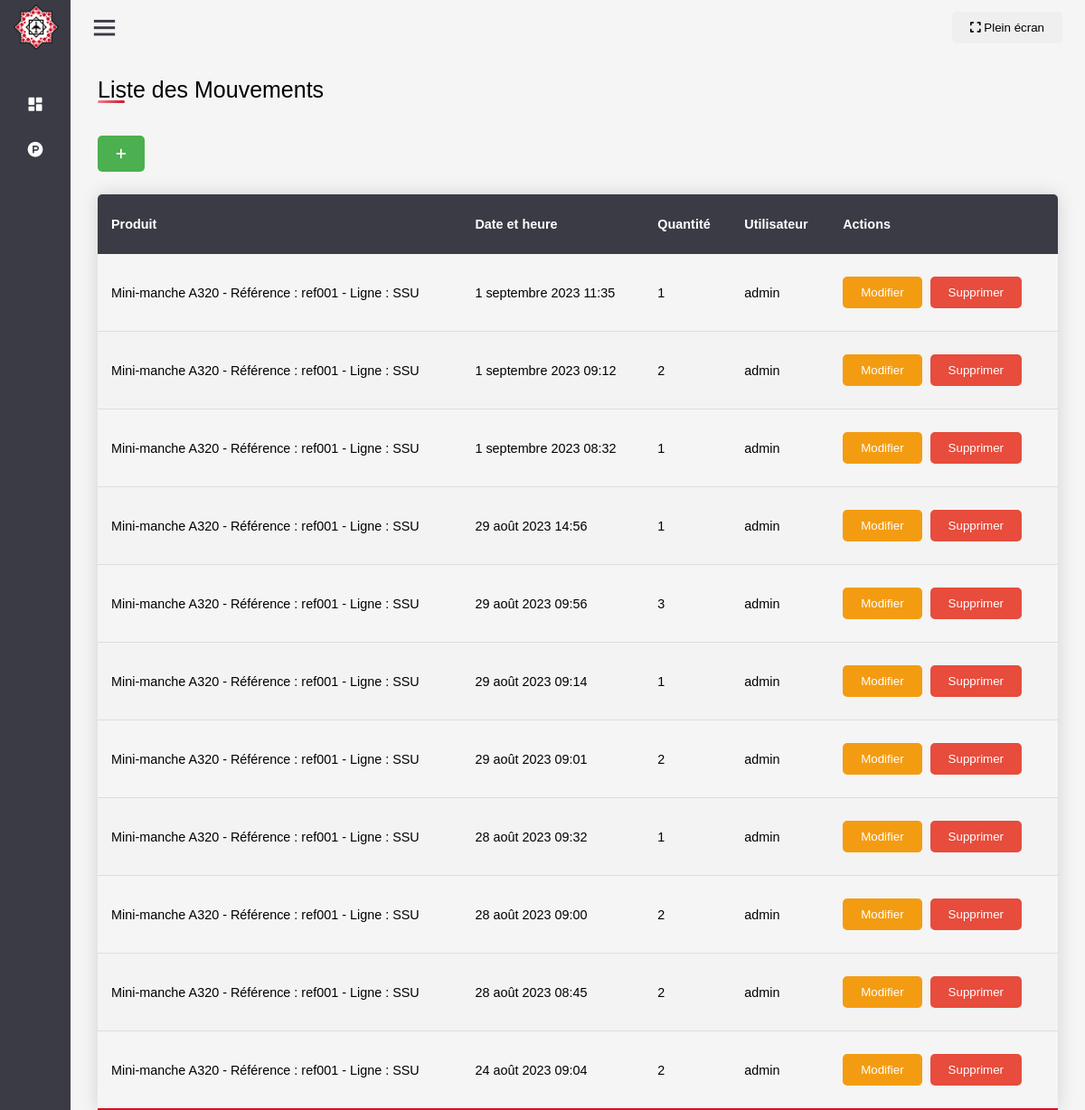
/produits/mouvements/, run on an earlier commit of the app's database.
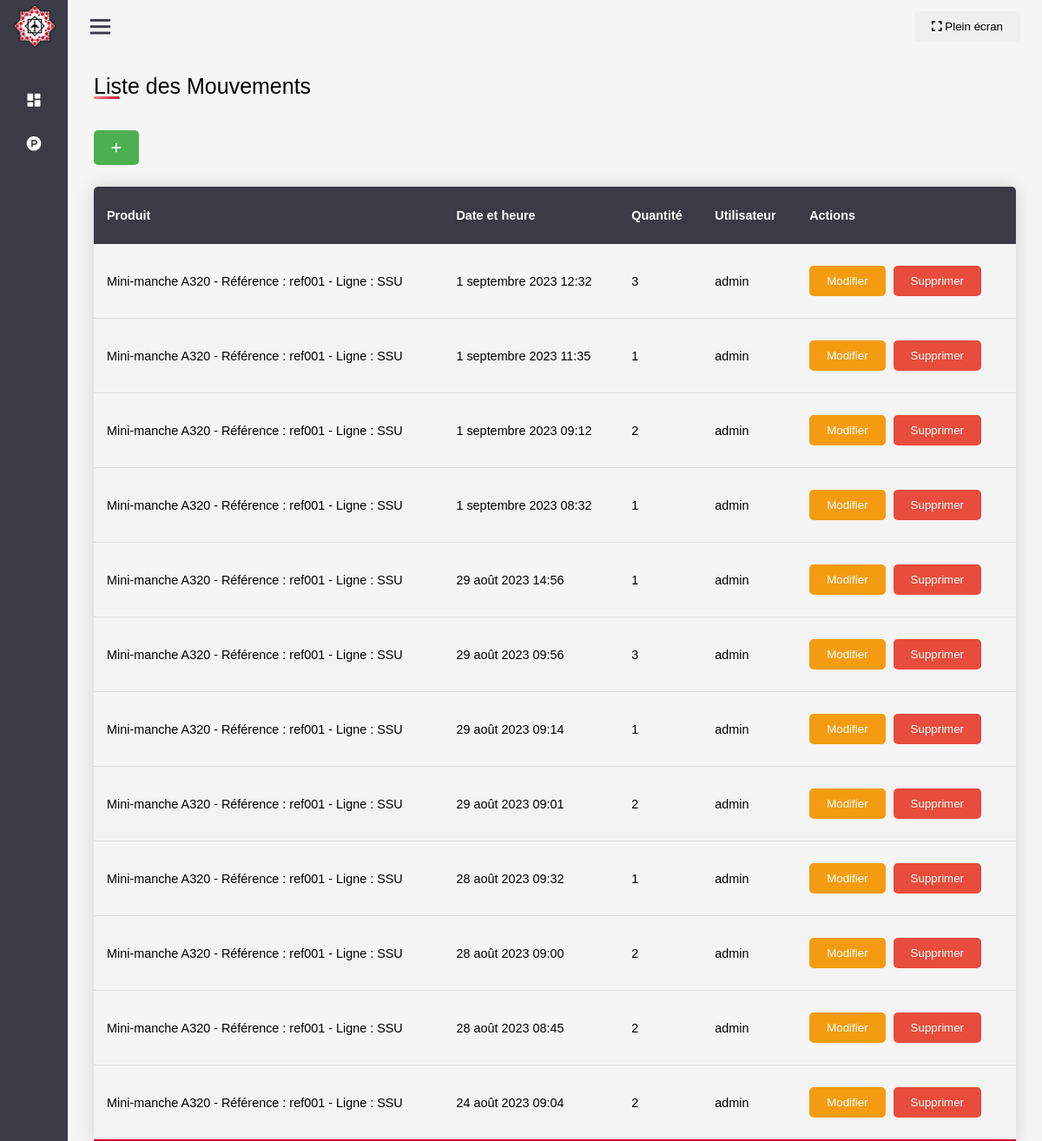
And on a later commit of the database.
### product/models.py (models this page shows, shortened)
class MouvementTempsReel(models.Model):
    produit = models.ForeignKey(Produit, on_delete=models.CASCADE)
    date_heure = models.DateTimeField(auto_now_add=True)
    quantite = models.IntegerField()
    utilisateur = models.ForeignKey(User, on_delete=models.CASCADE)

class Produit(models.Model):
    reference = models.CharField(max_length=100)  # La référence du produit
    nom = models.CharField(max_length=200)  # Le nom du produit
    photo = models.ImageField(upload_to=upload_to, null=True, blank=True)  # La photo du produit (optionnelle)
    ligne_production = models.ForeignKey(LigneProd, on_delete=models.CASCADE, related_name='produits')  # La ligne de production à laquelle le produit est associé
    def __str__(self):
        return f"{self.nom} - Référence : {self.reference} - Ligne : {self.ligne_production.nom}"

class LigneProd(models.Model):
    nom = models.CharField(max_length=100)
    etat = models.CharField(max_length=2, choices=[('OK', 'OK'), ('KO', 'KO')])  # L'état de la ligne de production (OK ou KO)
    commentaire = models.CharField(max_length=300, null=True,)  # Un commentaire sur l'état de la ligne de production

### product/views.py (the view)
# urls.py: path('mouvements/', views.liste_mouvements, name='liste_mouvements'),
def liste_mouvements(request):
    mouvements = MouvementTempsReel.objects.all().order_by('-date_heure')
    context = {
        'mouvements': mouvements
    }
    return render(request, 'liste_mouvements.html', context)    # Récupérer tous les mouvements de la base de données

### product/templates/liste_mouvements.html
{% extends 'base_template.html' %}
{% load static %}
{% block content %}
<div class="container">
    <div class="title">Liste des Mouvements</div> </br></br>
    <a href="{% url 'ajouter_mouvement' %}"><button class="ajouter" style="background-color: #4CAF50; height: 40px;" ><i class="fas fa-plus"></i></button></a>
    <table id="tbl" class="content-table">
        <thead>
            <tr>
                <th>Produit</th>
                <th>Date et heure</th>
                <th>Quantité</th>
                <th>Utilisateur</th>
                <th>Actions</th>
            </tr>
        </thead>
        <tbody>
            {% for mouvement in mouvements %}
            <tr>
                <td>{{ mouvement.produit }}</td>
                <td>{{ mouvement.date_heure }}</td>
                <td>{{ mouvement.quantite }}</td>
                <td>{{ mouvement.utilisateur.username }}</td>
                <td>
                    <a href="{% url 'modifier_mouvement' mouvement_id=mouvement.pk %}"><button class="modifier">Modifier</button></a>
                    <a href="{% url 'supprimer_mouvement' mouvement_id=mouvement.pk %}"><button class="supprimer" >Supprimer</button></a>
                </td>
            </tr>
            {% endfor %}
        </tbody>
    </table>
</div>
{% endblock %}

### product/templates/base_template.html (shortened to what this page needs)
<!DOCTYPE html>
<html lang="en" dir="ltr">
{% load static %}
<head>
    <link rel="stylesheet" href="{% static 'css/style.css' %}">
    <link href='https://unpkg.com/boxicons@2.0.7/css/boxicons.min.css' rel='stylesheet'>
    <link rel="stylesheet"
        href="https://gc.kis.v2.scr.kaspersky-labs.com/E3E8934C-235A-4B0E-825A-35A08381A191/abn/main.css?attr=aHR0cHM6Ly9jZHBuLmlvL3BpeXVzaHBkL2Z1bGxwYWdlL3JOQkpaV0I" />
    <link rel="stylesheet" href="https://cdnjs.cloudflare.com/ajax/libs/font-awesome/6.0.0-beta3/css/all.min.css">
</head>
<body>
    <div class="sidebar close">
        <div class="logo-details">
            <img src="{% static 'images/produits/rfm.png' %}" alt="Logo Collins Aerospace" class="logo_img"
                style="width: 50px; height: auto; margin: 15px;">
        </div>
        <ul class="nav-links">
            <li>
                <a href="#">
                    <i class='bx bxs-dashboard'></i>
                </a>
            </li>
            <li>
                <div class="iocn-link">
                    <a href="#">
                        <i class='bx bxl-product-hunt'></i>
                    </a>
                </div>
            </li>
        </ul>
    </div>
    <section class="home-section">
        <div class="home-content">
            <i class='bx bx-menu'></i>
            <button id="bouton-plein-ecran"><i class="fas fa-expand"></i> Plein écran</button>
        </div>
        {% block content %}{% endblock %}
    </section>
</body>
</html>

### static/css/style.css (style rules this page uses)
html { background-color: whitesmoke; }
* { margin: 0; padding: 0; box-sizing: border-box; font-family: 'Arial', sans-serif; }
.sidebar { position: fixed; top: 0; left: 0; height: 100%; width: 260px; background: #3a3b45; z-index: 100; transition: all 0.5s ease; }
.sidebar.close { width: 78px; }
.sidebar .logo-details { height: 60px; width: 100%; display: flex; align-items: center; }
.sidebar .nav-links { height: 100%; padding: 30px 0 150px 0; overflow: auto; }
.sidebar.close .nav-links { overflow: visible; }
.sidebar .nav-links li { position: relative; list-style: none; transition: all 0.4s ease; }
.sidebar .nav-links li .iocn-link { display: flex; align-items: center; justify-content: space-between; }
.sidebar.close .nav-links li .iocn-link { display: block }
.sidebar .nav-links li i { height: 50px; min-width: 78px; text-align: center; line-height: 50px; color: #fff; font-size: 20px; cursor: pointer; transition: all 0.3s ease; }
.sidebar .nav-links li a { color:white; display: flex; align-items: center; text-decoration: none; }
.home-section { position: relative; background: whitesmoke; height: 100vh; left: 260px; width: calc(100% - 260px); transition: all 0.5s ease; }
.sidebar.close ~ .home-section { left: 78px; width: calc(100% - 78px); }
.home-section .home-content { height: 60px; display: flex; align-items: center; justify-content: space-between; padding: 0 20px; }
.home-section .home-content .bx-menu, .home-section .home-content .text { color: #3a3b45; font-size: 35px; }
.home-section .home-content .bx-menu { cursor: pointer; }
.content-table { border-collapse: collapse; margin: 25px 0; font-size: 0.9em; min-width: 100%; border-radius: 5px 5px 0 0; overflow: hidden; box-shadow: 0 0 20px rgba(0, 0, 0, 0.15); }
.content-table thead tr { background-color: #3a3b45; color: #ffffff; text-align: left; font-weight: bold; }
.content-table th, .content-table td { padding: 25px 15px; }
.content-table tbody tr { border-bottom: 1px solid #dddddd; }
.content-table tbody tr:nth-of-type(even) { background-color: #f3f3f3; }
.content-table tbody tr:last-of-type { border-bottom: 2px solid #CE1126; }
button { padding: 10px 20px; color: #fff; border: none; border-radius: 5px; cursor: pointer; margin-right: 5px; }
a { text-decoration: none; display: inline-block; }
.modifier { background-color: #f39c12; }
.supprimer { background-color: #e74c3c; }
.container { height: 100%; width: 100%; background-color: whitesmoke; padding: 25px 30px; margin-bottom: 0px; }
.container .title { font-size: 25px; font-weight: 500; position: relative; }
.container .title::before { content: ""; position: absolute; left: 0; bottom: 0; height: 3px; width: 30px; border-radius: 5px; background: linear-gradient(135deg, #f58490, #CE1126); }
.close { color: #aaa; float: right; font-size: 28px; font-weight: bold; }

### product/templates/base_template.html (style rules this page uses)
button#bouton-plein-ecran { color:black; }

What changed in the data, as far as the page shows it:
added MouvementTempsReel: produit "Mini-manche A320 - Référence : ref001 - Ligne : SSU", date_heure "1 septembre 2023 12:32", quantite "3", utilisateur.username "admin"
